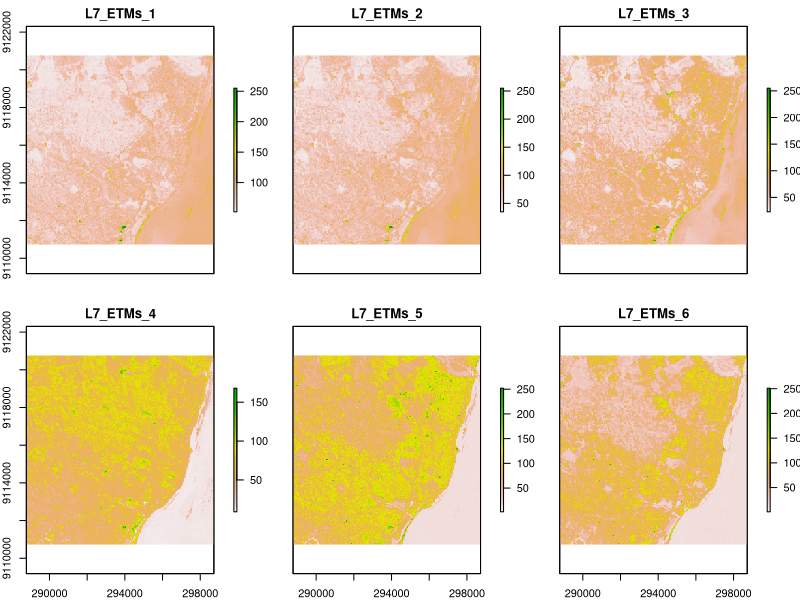
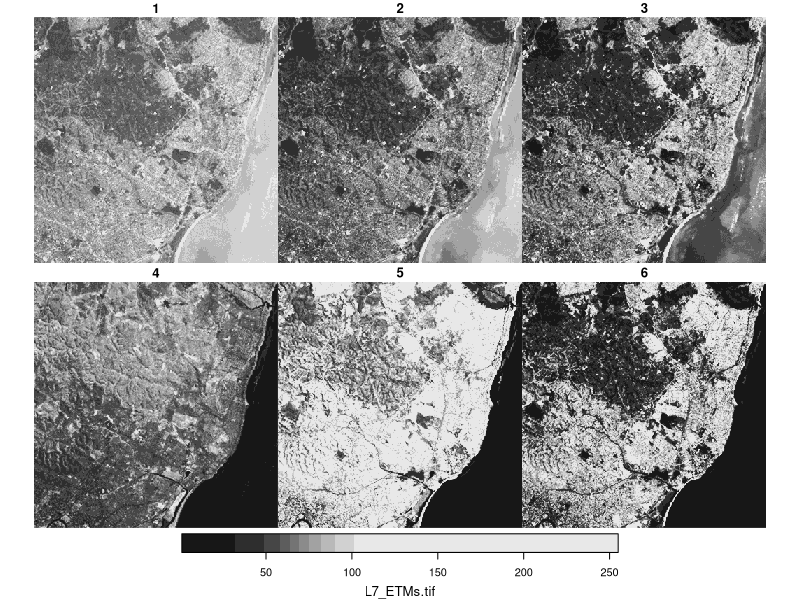
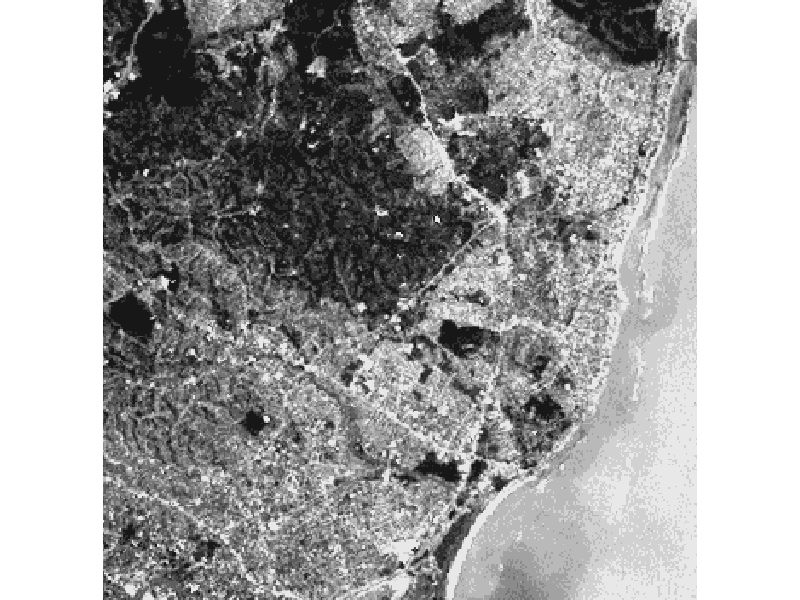
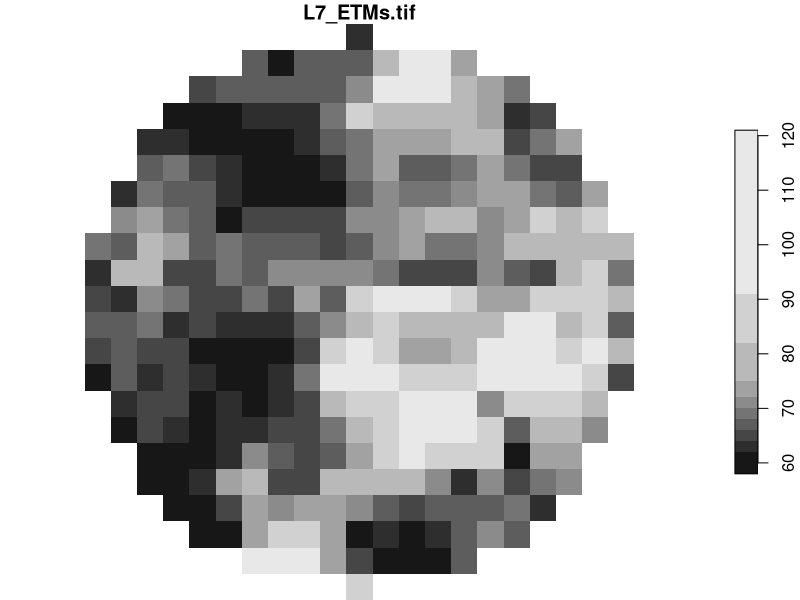

These figures' R source, in order: (Note: this script raises an error after producing the figures.)
## ---- chunk 1
knitr::opts_chunk$set(echo = TRUE)
knitr::opts_chunk$set(collapse = TRUE)
ev = TRUE
set.seed(131)
## ---- chunk 2
library(raster)
tif = system.file("tif/L7_ETMs.tif", package = "stars")
(r = stack(tif))
plot(r)
## ---- chunk 3
library(stars)
(x = read_stars(tif))
plot(x)
## ---- chunk 4
plot(x[,,,1], main = NULL, key.pos = NULL)
## ---- chunk 5
x[,,,1]
## ---- chunk 6
pol <- x %>% st_bbox() %>% st_as_sfc() %>% st_centroid() %>% st_buffer(300)
x <- x[,,,1]
plot(x[pol])
## ---- chunk 7
library(raster)
(x.r = as(x, "Raster"))
st_as_stars(x.r)
## ---- chunk 8
library(stars)
nc = read_stars(system.file("nc/tos_O1_2001-2002.nc", package = "stars"))
plot(nc)
s = as(nc, "STFDF")
library(spacetime)
stplot(s) # uses lattice!
## ---- chunk 9
dim(s)
s[1, 1, drop = FALSE]
